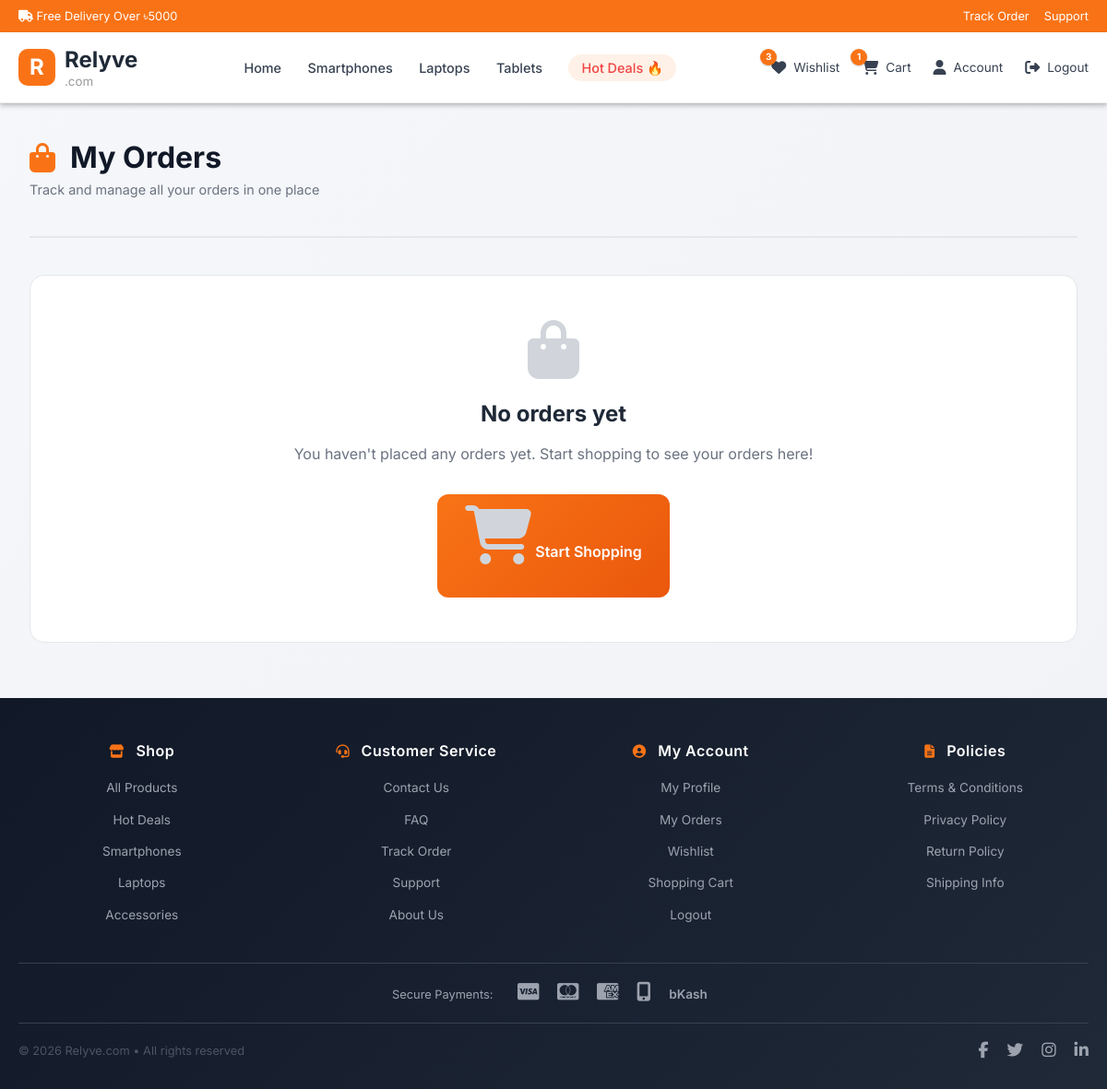
The page /my_orders.php (signed in) on the database as committed earlier.
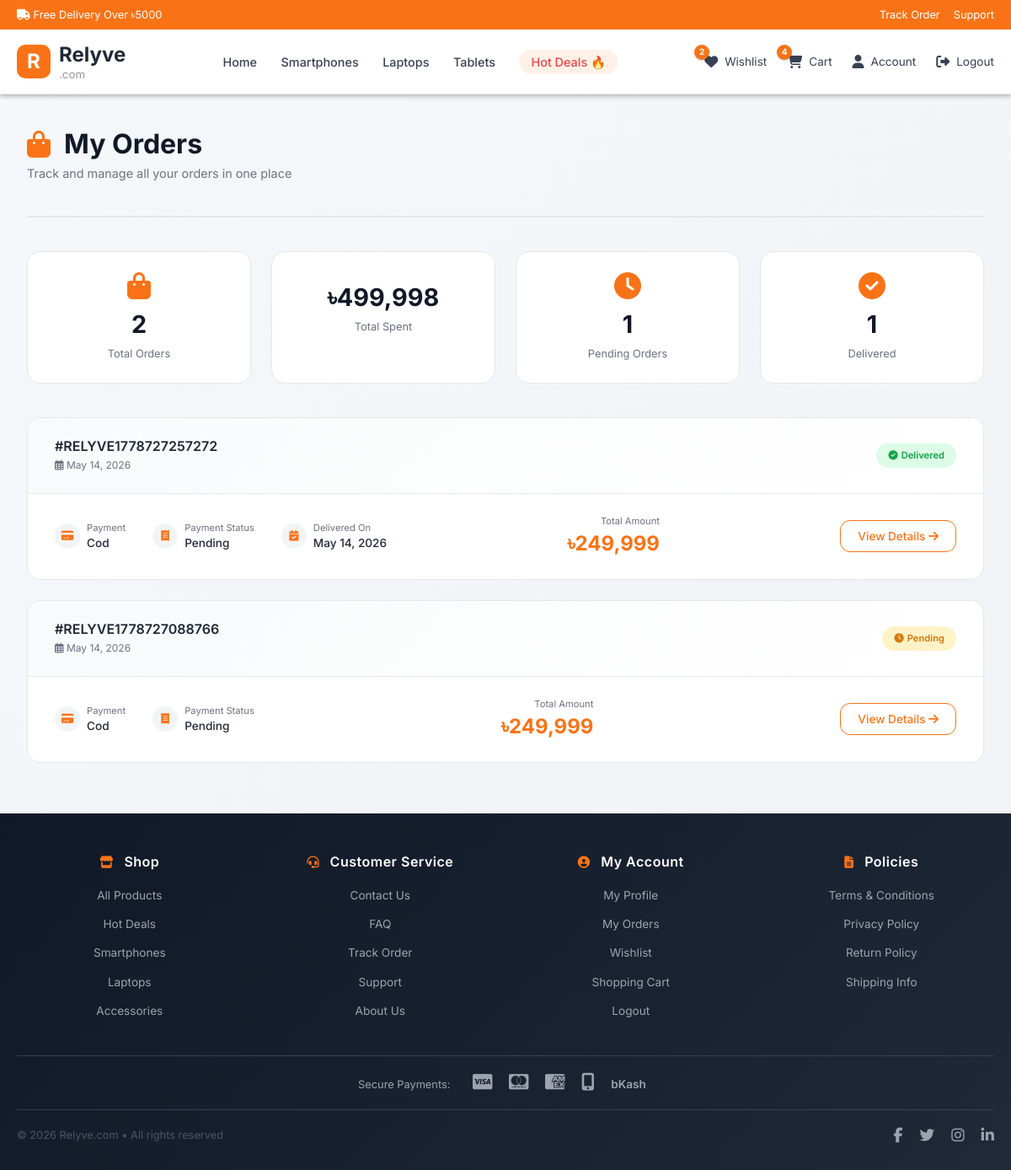
The same page on the database as committed later.
### tables this page shows
CREATE TABLE `orders` (
  `id` int(11) NOT NULL,
  `order_number` varchar(50) NOT NULL,
  `user_id` int(11) NOT NULL,
  `total_amount` decimal(10,2) NOT NULL,
  `payment_method` enum('cod','card','bkash') DEFAULT 'cod',
  `payment_status` enum('pending','paid','failed') DEFAULT 'pending',
  `order_status` enum('pending','processing','shipped','delivered','cancelled') DEFAULT 'pending',
  `shipping_address` text DEFAULT NULL,
  `shipping_city` varchar(100) DEFAULT NULL,
  `shipping_zip` varchar(20) DEFAULT NULL,
  `shipping_phone` varchar(20) DEFAULT NULL,
  `notes` text DEFAULT NULL,
  `created_at` timestamp NOT NULL DEFAULT current_timestamp()
);

### my_orders.php (the view, shortened to what the rows shown need)
<?php
include_once 'includes/navbar.php';
include_once 'config/db_connect.php';
$user_id = $_SESSION['user_id'];
$orders_sql = "SELECT * FROM orders WHERE user_id = $user_id ORDER BY created_at DESC";
$orders_result = mysqli_query($conn, $orders_sql);
?>
<!DOCTYPE html>
<html lang="en">
<head>
    <link rel="stylesheet" href="https://cdnjs.cloudflare.com/ajax/libs/font-awesome/6.6.0/css/all.min.css">
    <link rel="stylesheet" href="assets/css/style.css">
</head>
<body>
<main>
    <div class="orders-container">
        <div class="page-header">
            <h1>
                <i class="fas fa-shopping-bag"></i>
                My Orders
            </h1>
        </div>
        <?php if(mysqli_num_rows($orders_result) > 0):
            mysqli_data_seek($orders_result, 0);
            mysqli_data_seek($orders_result, 0);
        ?>
            <?php while($order = mysqli_fetch_assoc($orders_result)): ?>
                <div class="order-card">
                    <div class="order-header">
                        <div class="order-info">
                            <h3 class="order-number">#<?php echo $order['order_number']; ?></h3>
                            <div class="order-date">
                                <i class="far fa-calendar-alt"></i>
                                <?php echo date('F j, Y', strtotime($order['created_at'])); ?>
                            </div>
                        </div>
                        <div>
                            <span class="order-status status-<?php echo $order['order_status']; ?>">
                                <i class="fas <?php
                                    echo $order['order_status'] == 'pending' ? 'fa-clock' :
                                         ($order['order_status'] == 'processing' ? 'fa-spinner' :
                                         ($order['order_status'] == 'shipped' ? 'fa-truck' :
                                         ($order['order_status'] == 'delivered' ? 'fa-check-circle' : 'fa-times-circle')));
                                ?>"></i>
                                <?php echo ucfirst($order['order_status']); ?>
                            </span>
                        </div>
                    </div>
                    <div class="order-body">
                        <div class="order-details">
                            <div class="detail-item">
                                <i class="fas fa-credit-card"></i>
                                <div>
                                    <span class="detail-label">Payment</span>
                                    <span class="detail-value"><?php echo ucfirst($order['payment_method']); ?></span>
                                </div>
                            </div>
                            <div class="detail-item">
                                <i class="fas fa-receipt"></i>
                                <div>
                                    <span class="detail-label">Payment Status</span>
                                    <span class="detail-value"><?php echo ucfirst($order['payment_status']); ?></span>
                                </div>
                            </div>
                            <?php if($order['order_status'] == 'delivered'): ?>
                            <div class="detail-item">
                                <i class="fas fa-calendar-check"></i>
                                <div>
                                    <span class="detail-label">Delivered On</span>
                                    <span class="detail-value">
                                        <?php echo date('M j, Y', strtotime($order['updated_at'] ?? $order['created_at'])); ?>
                                    </span>
                                </div>
                            </div>
                            <?php endif; ?>
                        </div>
                        <div class="order-total">
                            <span class="total-label">Total Amount</span>
                            <div class="total-amount">৳<?php echo number_format($order['total_amount']); ?></div>
                        </div>
                        <a href="order_details.php?id=<?php echo $order['id']; ?>" class="view-btn">
                            View Details <i class="fas fa-arrow-right"></i>
                        </a>
                    </div>
                </div>
            <?php endwhile; ?>
        <?php else: ?>
            <div class="empty-orders">
                <h2>No orders yet</h2>
            </div>
        <?php endif; ?>
    </div>
</main>
<?php include_once 'includes/footer.php'; ?>
</body>
</html>

Rows that differ between the two databases and show on the page:
added orders: order_number "RELYVE1778727257272", created_at "May 14, 2026", order_status "Delivered", payment_method "Cod", payment_status "Pending", total_amount "249,999"
added orders: order_number "RELYVE1778727088766", created_at "May 14, 2026", order_status "Pending", payment_method "Cod", payment_status "Pending", total_amount "249,999"
Other text that changed with them:
$wishlist_count: "3" → "2"
$cart_count: "1" → "4"
$total_orders: (not shown) → "2"
$total_spent: (not shown) → "499,998"
$pending_orders: (not shown) → "1"
$delivered_orders: (not shown) → "1"
text no longer shown: "No orders yet You haven't placed any orders yet. Start shopping to see your orders here! Start Shopping"
text now shown: "Total Orders ৳ Total Spent Pending Orders Delivered"
